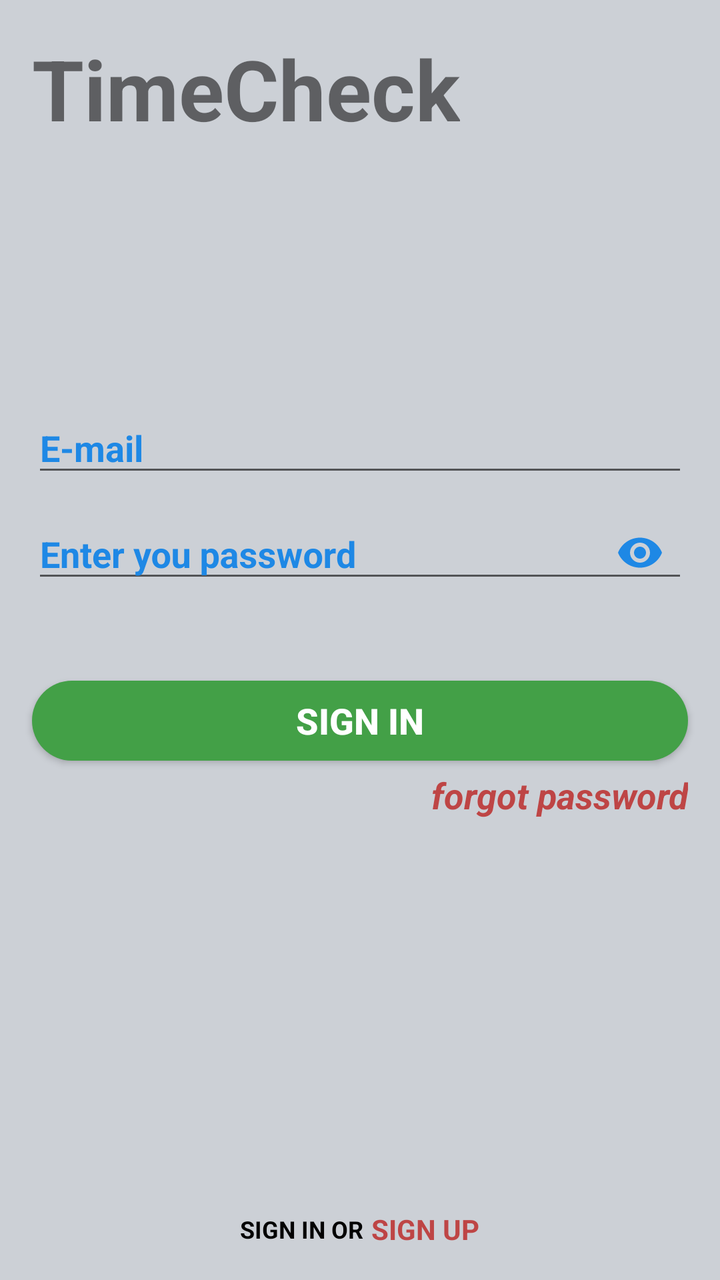
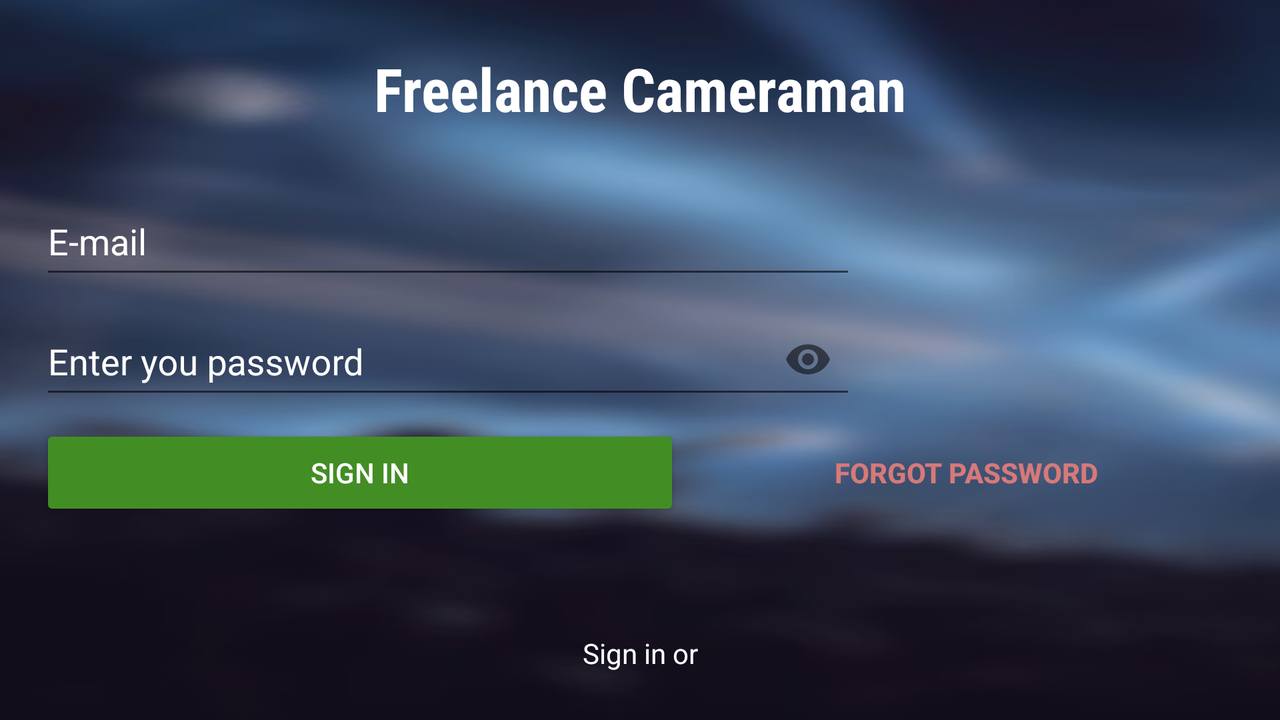

The same Android screen from two of the app's own layout files: first res/layout/ as a phone draws it, then the repository's variant for another configuration, drawn on a device whose configuration selects that folder. Both files follow.
<!-- AndroidManifest.xml: application theme AppTheme -->
<!-- res/layout/activity_main.xml -->
<?xml version="1.0" encoding="utf-8"?>
<androidx.constraintlayout.widget.ConstraintLayout xmlns:android="http://schemas.android.com/apk/res/android"
    xmlns:app="http://schemas.android.com/apk/res-auto"
    xmlns:tools="http://schemas.android.com/tools"
    android:id="@+id/rootelement"
    android:layout_width="match_parent"
    android:layout_height="match_parent"
    android:background="@color/gray_bg"

    android:focusable="true"
    android:focusableInTouchMode="true"
    tools:context=".ScreensActivity.MainActivity">

    <TextView
        android:id="@+id/textView44"
        android:layout_width="wrap_content"
        android:layout_height="wrap_content"
        android:layout_marginStart="16dp"
        android:layout_marginTop="16dp"
        android:text="TimeCheck"
        android:textSize="42sp"
        android:textStyle="bold"
        app:layout_constraintStart_toStartOf="parent"
        app:layout_constraintTop_toTopOf="parent" />


    <Button
        android:id="@+id/btn_enter"
        android:layout_width="match_parent"
        android:layout_height="@dimen/button_heighy"
        android:layout_marginLeft="16dp"
        android:layout_marginTop="50dp"
        android:layout_marginRight="16dp"
        android:layout_weight="1"
        android:background="@drawable/button_ok_blue_ripple"
        android:backgroundTint="#43A047"
        android:gravity="center"
        android:text="@string/btn_enter"
        android:textColor="#FFFFFF"
        android:textSize="18sp"
        android:textStyle="bold"
        app:layout_constraintEnd_toEndOf="parent"
        app:layout_constraintStart_toStartOf="parent"
        app:layout_constraintTop_toBottomOf="@+id/linearLayout3" />

    <LinearLayout
        android:id="@+id/linearLayout3"
        android:layout_width="match_parent"
        android:layout_height="wrap_content"

        android:layout_marginStart="16dp"
        android:layout_marginTop="120dp"
        android:layout_marginEnd="16dp"
        android:focusable="true"
        android:focusableInTouchMode="true"
        android:orientation="vertical"
        app:layout_constraintEnd_toEndOf="parent"
        app:layout_constraintStart_toStartOf="parent"
        app:layout_constraintTop_toBottomOf="@+id/textView44">

        <com.google.android.material.textfield.TextInputLayout
            android:layout_width="match_parent"
            android:layout_height="45dp"
            android:layout_marginBottom="8dp"
            android:backgroundTint="#1E88E5"
            android:focusable="true"
            android:focusableInTouchMode="true"
            android:textColorHint="#1E88E5"
            app:hintTextColor="#1E88E5"
            app:passwordToggleTint="#1E88E5">

            <com.google.android.material.textfield.TextInputEditText

                android:id="@+id/signInEmail"
                android:layout_width="match_parent"
                android:layout_height="40dp"
                android:focusable="auto"
                android:hint="@string/signIn_string"
                android:inputType="textEmailAddress"
                android:textColor="#606060"
                android:textStyle="bold" />
        </com.google.android.material.textfield.TextInputLayout>

        <com.google.android.material.textfield.TextInputLayout
            android:layout_width="match_parent"
            android:layout_height="45dp"
            android:backgroundTint="#1E88E5"
            android:textColorHint="#1E88E5"
            app:boxStrokeColor="#00FFFFFF"
            app:endIconMode="password_toggle"
            app:endIconTint="#1E88E5"
            app:hintTextColor="#1E88E5"
            app:passwordToggleTint="#1E88E5"
            app:startIconTint="#1E88E5">

            <com.google.android.material.textfield.TextInputEditText
                android:id="@+id/signInPass"
                android:layout_width="match_parent"
                android:layout_height="40dp"
                android:focusable="auto"
                android:hint="@string/enter_you_password_field"
                android:inputType="textPassword"
                android:textColor="#606060"
                android:textColorHint="@color/white"
                android:textStyle="bold" />

        </com.google.android.material.textfield.TextInputLayout>

        
        

        
        


        
        

        
        
        
        
        
        

        
        
        
        
        
        
        
    </LinearLayout>

    <LinearLayout
        android:id="@+id/linearLayout"
        android:layout_width="match_parent"
        android:layout_height="wrap_content"
        android:layout_margin="16dp"
        android:gravity="center"
        android:orientation="horizontal"
        app:layout_constraintBottom_toBottomOf="parent"
        app:layout_constraintEnd_toEndOf="parent"
        app:layout_constraintStart_toStartOf="parent">

        <TextView
            android:id="@+id/botom_text"
            android:layout_width="wrap_content"
            android:layout_height="wrap_content"
            android:layout_marginRight="2dp"
            android:text="@string/sign_in_or_reg"
            android:textAllCaps="true"
            android:textColor="@color/black"
            android:textSize="12sp"
            android:textStyle="bold" />

        <TextView
            android:id="@+id/textView45"
            android:layout_width="wrap_content"
            android:layout_height="wrap_content"
            android:layout_marginStart="2dp"
            android:clickable="true"
            android:text="@string/Sign_up"
            android:textAllCaps="true"
            android:textColor="@color/red_50"
            android:textSize="14sp"
            android:textStyle="bold" />
    </LinearLayout>

    <TextView
        android:id="@+id/tv_problem_enter"
        android:layout_width="wrap_content"
        android:layout_height="wrap_content"
        android:layout_marginTop="5dp"
        android:text="@string/lost_pass"
        android:textColor="@color/red_50"
        android:textSize="18sp"
        android:textStyle="bold|italic"
        app:layout_constraintEnd_toEndOf="@+id/btn_enter"
        app:layout_constraintTop_toBottomOf="@+id/btn_enter" />


</androidx.constraintlayout.widget.ConstraintLayout>
<!-- resources referenced by this layout -->
<resources>
  <color name="black">#020202</color>
  <color name="gray_bg">#CCD0D6</color>
  <color name="red_50">#BE4545</color>
  <color name="white">#FFFFFF</color>
  <dimen name="button_heighy">40dp</dimen>
  <!-- drawable button_ok_blue_ripple (drawable) -->
  <?xml version="1.0" encoding="utf-8"?>
  <ripple xmlns:android="http://schemas.android.com/apk/res/android"
      android:color="#145B99">
      <item android:id="@android:id/mask">
          <shape android:shape="rectangle">
              <solid android:color="#519BDB" />
              <corners android:radius="25dp" />
          </shape>
      </item>
  
      <item android:id="@android:id/background">
          <shape android:shape="rectangle">
              <solid android:color="#1E88E5"/>
              <corners android:radius="25dp" />
          </shape>
      </item>
  </ripple>
  <string name="Sign_up">sign up</string>
  <string name="btn_enter">Sign in</string>
  <string name="enter_you_password_field">Enter you password</string>
  <string name="lost_pass">forgot password</string>
  <string name="signIn_string">E-mail</string>
  <string name="sign_in_or_reg">Sign in or</string>
  <style name="AppTheme" parent="Theme.AppCompat.DayNight">
          
          <item name="colorPrimary">@color/colorPrimary</item>
          <item name="colorPrimaryDark">@color/colorPrimaryDark</item>
          <item name="colorAccent">@color/colorAccent</item>
  
          <item name="windowActionBar">false</item>
          <item name="windowNoTitle">true</item>
          <item name="android:windowFullscreen">true</item>
          <item name="android:windowAnimationStyle">@null</item>
  
      </style>
  <color name="colorPrimary">#FFFFFF</color>
  <color name="colorPrimaryDark">#388E3C</color>
  <color name="colorAccent">#1E88E5</color>
</resources>
<!-- res/layout-land/activity_main.xml (the repository's variant of the layout above) -->
<!-- drawn on the phone turned sideways -->
<?xml version="1.0" encoding="utf-8"?>
<androidx.constraintlayout.widget.ConstraintLayout xmlns:android="http://schemas.android.com/apk/res/android"
    xmlns:app="http://schemas.android.com/apk/res-auto"
    xmlns:tools="http://schemas.android.com/tools"
    android:id="@+id/rootelement"
    android:layout_width="match_parent"
    android:layout_height="match_parent"
    android:background="@drawable/bg"
    tools:context=".ScreensActivity.MainActivity"
    android:focusable="true"
    android:focusableInTouchMode="true">

    <TextView
        android:id="@+id/prog_name"
        android:layout_width="wrap_content"
        android:layout_height="wrap_content"
        android:layout_marginTop="24dp"
        android:fontFamily="sans-serif-condensed"
        android:text="@string/freelance_cameraman"
        android:textColor="#FFFFFF"
        android:textSize="30sp"
        android:textStyle="bold"
        app:layout_constraintEnd_toEndOf="parent"
        app:layout_constraintStart_toStartOf="parent"
        app:layout_constraintTop_toTopOf="parent" />

    <TextView
        android:id="@+id/botom_text"
        android:layout_width="wrap_content"
        android:layout_height="wrap_content"
        android:layout_marginBottom="24dp"
        android:text="@string/botton_label"
        android:textColor="#FFFFFF"
        app:layout_constraintBottom_toBottomOf="parent"
        app:layout_constraintEnd_toEndOf="parent"
        app:layout_constraintStart_toStartOf="parent" />


    <LinearLayout
        android:id="@+id/linearLayout3"
        android:layout_width="match_parent"
        android:layout_height="wrap_content"
        android:layout_margin="20dp"

        android:layout_marginTop="24dp"
        android:focusable="true"
        android:focusableInTouchMode="true"
        android:orientation="vertical"
        app:layout_constraintEnd_toEndOf="parent"
        app:layout_constraintStart_toStartOf="parent"
        app:layout_constraintTop_toBottomOf="@+id/prog_name">

        <com.google.android.material.textfield.TextInputLayout
            android:layout_width="422dp"
            android:layout_height="match_parent"
            android:focusable="true"
            android:focusableInTouchMode="true"
            android:textColorHint="#FFFFFF"
            app:hintTextColor="#FFFFFF">

            <com.google.android.material.textfield.TextInputEditText

                android:id="@+id/signInEmail"
                android:layout_width="408dp"
                android:layout_height="49dp"
                android:focusable="auto"
                android:hint="@string/signIn_string"
                android:inputType="textEmailAddress"
                android:textColor="#FFFFFF" />
        </com.google.android.material.textfield.TextInputLayout>

        <com.google.android.material.textfield.TextInputLayout
            android:layout_width="422dp"
            android:layout_height="match_parent"
            android:textColorHint="#FFFFFF"
            app:endIconMode="password_toggle"
            app:hintTextColor="#FFFFFF">

            <com.google.android.material.textfield.TextInputEditText
                android:id="@+id/signInPass"
                android:layout_width="408dp"
                android:layout_height="49dp"
                android:focusable="auto"
                android:hint="@string/enter_you_password_field"
                android:inputType="textPassword"
                android:textColor="#FFFFFF"
                android:textColorHint="#FFFFFF" />

        </com.google.android.material.textfield.TextInputLayout>

        
        

        
        


        
        

        
        
        
        
        
        

        
        
        
        
        
        
        
    </LinearLayout>

    <LinearLayout
        android:id="@+id/linearLayout6"
        android:layout_width="0dp"
        android:layout_height="wrap_content"
        android:layout_marginLeft="20dp"
        android:layout_marginTop="8dp"
        android:layout_marginRight="20dp"
        android:orientation="horizontal"
        app:layout_constraintEnd_toEndOf="parent"
        app:layout_constraintHorizontal_bias="0.14"
        app:layout_constraintStart_toStartOf="parent"
        app:layout_constraintTop_toBottomOf="@+id/linearLayout3">

        <Button
            android:id="@+id/btn_enter"
            android:layout_width="408dp"
            android:layout_height="match_parent"
            android:layout_marginRight="6dp"
            android:layout_weight="1"
            android:backgroundTint="#438D25"
            android:text="@string/btn_enter"
            android:textColor="#FFFFFF" />

        <Button
            android:id="@+id/btnlostpass"
            style="@android:style/Widget.DeviceDefault.Button.Borderless.Small"
            android:layout_width="274dp"
            android:layout_height="wrap_content"
            android:text="@string/lost_pass"
            android:textColor="#D67979"
            android:textSize="14sp"
            android:textStyle="normal|bold" />

    </LinearLayout>

    <Button
        android:id="@+id/btn_registration"
        android:layout_width="match_parent"
        android:layout_height="wrap_content"
        android:layout_marginLeft="20dp"
        android:layout_marginTop="47dp"
        android:layout_marginRight="20dp"
        android:layout_marginBottom="32dp"
        android:layout_weight="1"
        android:backgroundTint="#A3B84141"
        android:text="@string/btn_registration"
        android:textColor="#FFFFFF"
        app:layout_constraintBottom_toTopOf="@+id/botom_text"
        app:layout_constraintEnd_toEndOf="@+id/linearLayout6"
        app:layout_constraintStart_toStartOf="@+id/linearLayout6"
        app:layout_constraintTop_toBottomOf="@+id/linearLayout6" />


</androidx.constraintlayout.widget.ConstraintLayout>
<!-- resources referenced by the variant -->
<!-- as the phone turned sideways resolves them -->
<resources>
  <!-- drawable bg: jpg bitmap (drawable, 12117 bytes) -->
  <string name="botton_label">Sign in or</string>
  <string name="btn_enter">Sign in</string>
  <string name="btn_registration">Registration</string>
  <string name="enter_you_password_field">Enter you password</string>
  <string name="freelance_cameraman">Freelance Cameraman</string>
  <string name="lost_pass">forgot password</string>
  <string name="signIn_string">E-mail</string>
  <style name="AppTheme" parent="Theme.AppCompat.DayNight">
          
          <item name="colorPrimary">@color/colorPrimary</item>
          <item name="colorPrimaryDark">@color/colorPrimaryDark</item>
          <item name="colorAccent">@color/colorAccent</item>
  
          <item name="windowActionBar">false</item>
          <item name="windowNoTitle">true</item>
          <item name="android:windowFullscreen">true</item>
          <item name="android:windowAnimationStyle">@null</item>
  
      </style>
  <color name="colorPrimary">#FFFFFF</color>
  <color name="colorPrimaryDark">#388E3C</color>
  <color name="colorAccent">#1E88E5</color>
</resources>
